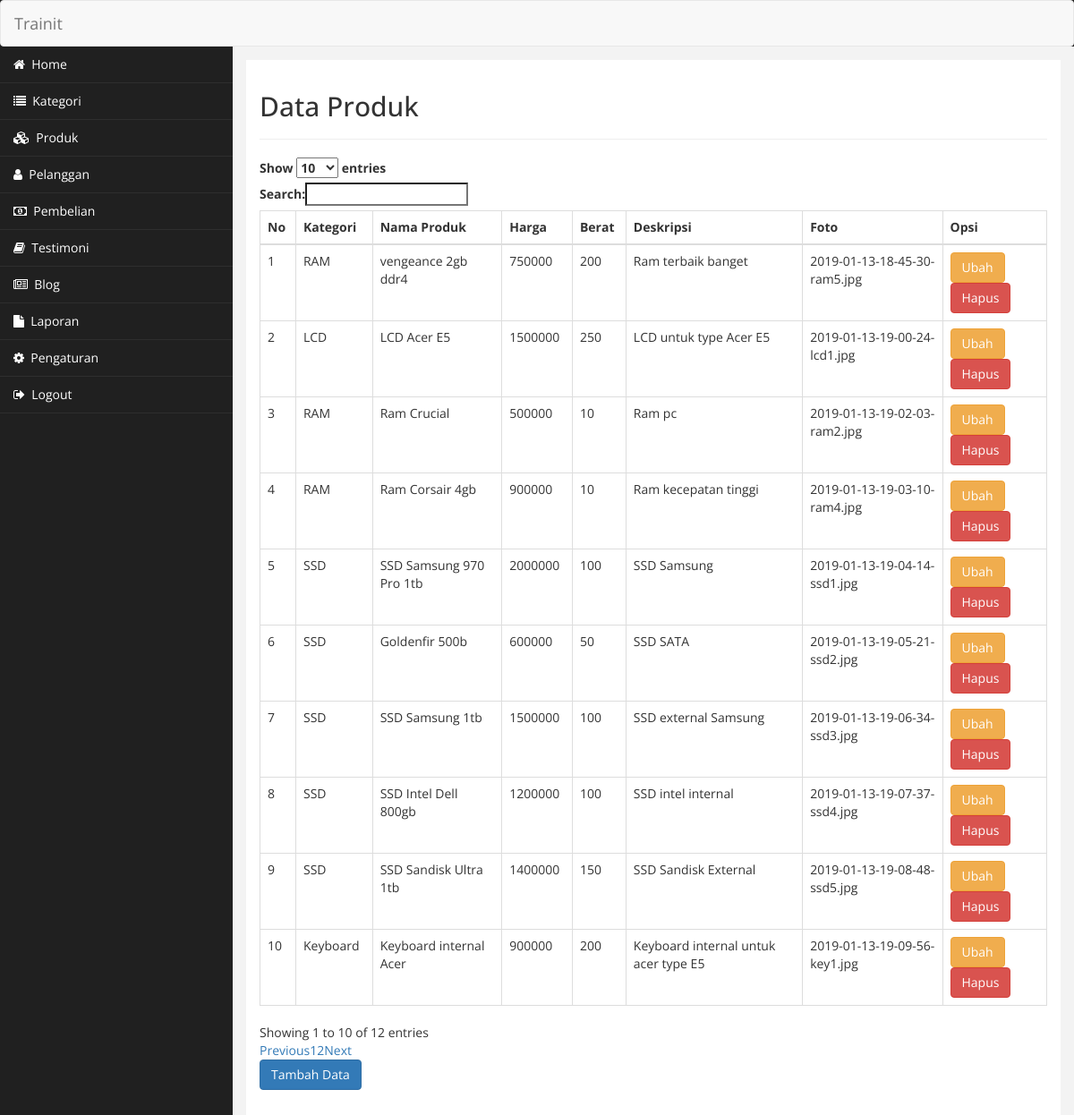
Page /admintrainit/index.php?halaman=produk (signed in) on the committed database.
### tables this page shows
CREATE TABLE `produk` (
  `id_produk` int(11) NOT NULL,
  `id_kategori` int(11) NOT NULL,
  `nama_produk` varchar(50) NOT NULL,
  `harga_produk` int(11) NOT NULL,
  `berat_produk` int(11) NOT NULL,
  `deskripsi_produk` text NOT NULL,
  `foto_produk` varchar(255) NOT NULL
);

CREATE TABLE `kategori` (
  `id_kategori` int(11) NOT NULL,
  `nama_kategori` varchar(50) NOT NULL,
  `jenis_kategori` enum('','laptop','pc','') NOT NULL
);

### config/class.php (called while the page is built, shortened)
<?php
$db = new mysqli("localhost","root","","tranit");
class produk
{
	public $koneksi;
	function __construct($db)
	{
		$this->koneksi=$db;
	}
	function tampil_produk()
	{
		$ambil_produk = $this->koneksi->query("SELECT * FROM produk LEFT JOIN kategori ON produk.id_kategori=kategori.id_kategori");
		while($pecah = $ambil_produk->fetch_assoc())
		{
			$semua_produk[]=$pecah;
		}
		return $semua_produk;
	}
}
$produk = new produk($db);
?>

### admintrainit/produk/tampilproduk.php (the view)
<?php
$semuaproduk = $produk->tampil_produk();
?>
<h2>Data Produk</h2>
<hr>
<table class="table table-bordered" id="table">
	<thead>
		<tr>
			<th>No</th>
			<th>Kategori</th>
			<th>Nama Produk</th>
			<th>Harga</th>
			<th>Berat</th>
			<th>Deskripsi</th>
			<th>Foto</th>
			<th>Opsi</th>
		</tr>
	</thead>
	<tbody>
		<?php foreach ($semuaproduk as $key => $value): ?>
			<tr>
				<td><?php echo $key+1; ?></td>
				<td><?php echo $value['nama_kategori']; ?></td>
				<td><?php echo $value['nama_produk']; ?></td>
				<td><?php echo $value['harga_produk']; ?></td>
				<td><?php echo $value['berat_produk']; ?></td>
				<td><?php echo $value['deskripsi_produk']; ?></td>
				<td><?php echo $value['foto_produk']; ?></td>
				<td>
					<a href="index.php?halaman=ubahproduk&id=<?php echo $value['id_produk'] ?>" class="btn btn-warning">Ubah</a>
					<a href="index.php?halaman=hapusproduk&id=<?php echo $value['id_produk'] ?>" onclick="return confirm('Apakah Anda Yakin?')" class="btn btn-danger">Hapus</a>
				</td>
			</tr>
		<?php endforeach ?>
	</tbody>
</table>
<a href="index.php?halaman=tambahproduk" class="btn btn-primary">Tambah Data</a>

### admintrainit/css/mystyle.css (style rules this page uses)
body { font-family: 'Open Sans', sans-serif; }

### rows in the picture
produk: id_kategori.nama_kategori "RAM", nama_produk "vengeance 2gb ddr4", harga_produk "750000", berat_produk "200", deskripsi_produk "Ram terbaik banget", foto_produk "2019-01-13-18-45-30-ram5.jpg"
produk: id_kategori.nama_kategori "LCD", nama_produk "LCD Acer E5", harga_produk "1500000", berat_produk "250", deskripsi_produk "LCD untuk type Acer E5", foto_produk "2019-01-13-19-00-24-lcd1.jpg"
produk: id_kategori.nama_kategori "RAM", nama_produk "Ram Crucial", harga_produk "500000", berat_produk "10", deskripsi_produk "Ram pc", foto_produk "2019-01-13-19-02-03-ram2.jpg"
produk: id_kategori.nama_kategori "RAM", nama_produk "Ram Corsair 4gb", harga_produk "900000", berat_produk "10", deskripsi_produk "Ram kecepatan tinggi", foto_produk "2019-01-13-19-03-10-ram4.jpg"
produk: id_kategori.nama_kategori "SSD", nama_produk "SSD Samsung 970 Pro 1tb", harga_produk "2000000", berat_produk "100", deskripsi_produk "SSD Samsung", foto_produk "2019-01-13-19-04-14-ssd1.jpg"
produk: id_kategori.nama_kategori "SSD", nama_produk "Goldenfir 500b", harga_produk "600000", berat_produk "50", deskripsi_produk "SSD SATA", foto_produk "2019-01-13-19-05-21-ssd2.jpg"
produk: id_kategori.nama_kategori "SSD", nama_produk "SSD Samsung 1tb", harga_produk "1500000", berat_produk "100", deskripsi_produk "SSD external Samsung", foto_produk "2019-01-13-19-06-34-ssd3.jpg"
produk: id_kategori.nama_kategori "SSD", nama_produk "SSD Intel Dell 800gb", harga_produk "1200000", berat_produk "100", deskripsi_produk "SSD intel internal", foto_produk "2019-01-13-19-07-37-ssd4.jpg"
produk: id_kategori.nama_kategori "SSD", nama_produk "SSD Sandisk Ultra 1tb", harga_produk "1400000", berat_produk "150", deskripsi_produk "SSD Sandisk External", foto_produk "2019-01-13-19-08-48-ssd5.jpg"
produk: id_kategori.nama_kategori "Keyboard", nama_produk "Keyboard internal Acer", harga_produk "900000", berat_produk "200", deskripsi_produk "Keyboard internal untuk acer type E5", foto_produk "2019-01-13-19-09-56-key1.jpg"
